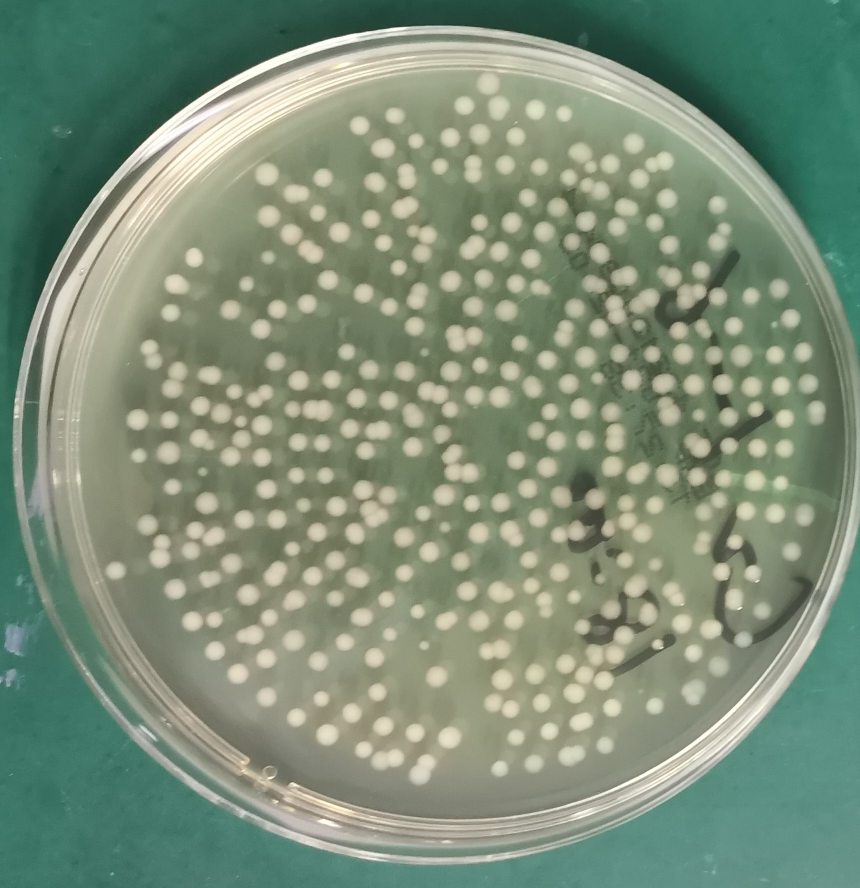
#> input picture projects/bacterial_count/bactaria.jpg, 1720 x 1776 px (shown at 1/2 size)
$ jupyter execute Bacterial_count.ipynb   (older library calls are emulated)
#> lines starting #> are read from the running program, lines starting #| are printed output that depends on the picture; after the words box and inside, x2 and y2 are one past the last pixel; in counts of white or black regions, pixels touching at a corner belong together
[cell 1]
import cv2
import numpy as np
import matplotlib.pyplot as plt
import matplotlib

[cell 2]
import cv2
import numpy as np
import math

image = cv2.imread("bactaria.jpg")
#> image is the input picture: shape (1776, 1720, 3); mean B, G, R 120.8, 142.5, 124.5
original = image.copy()
hsv = cv2.cvtColor(image, cv2.COLOR_BGR2HSV)
#> hsv: shape (1776, 1720, 3); mean H, S, V 48.8, 63.4, 143.1

hsv_lower = np.array([0,40,50])
hsv_upper = np.array([179, 255, 255])
mask = cv2.inRange(hsv, hsv_lower, hsv_upper)
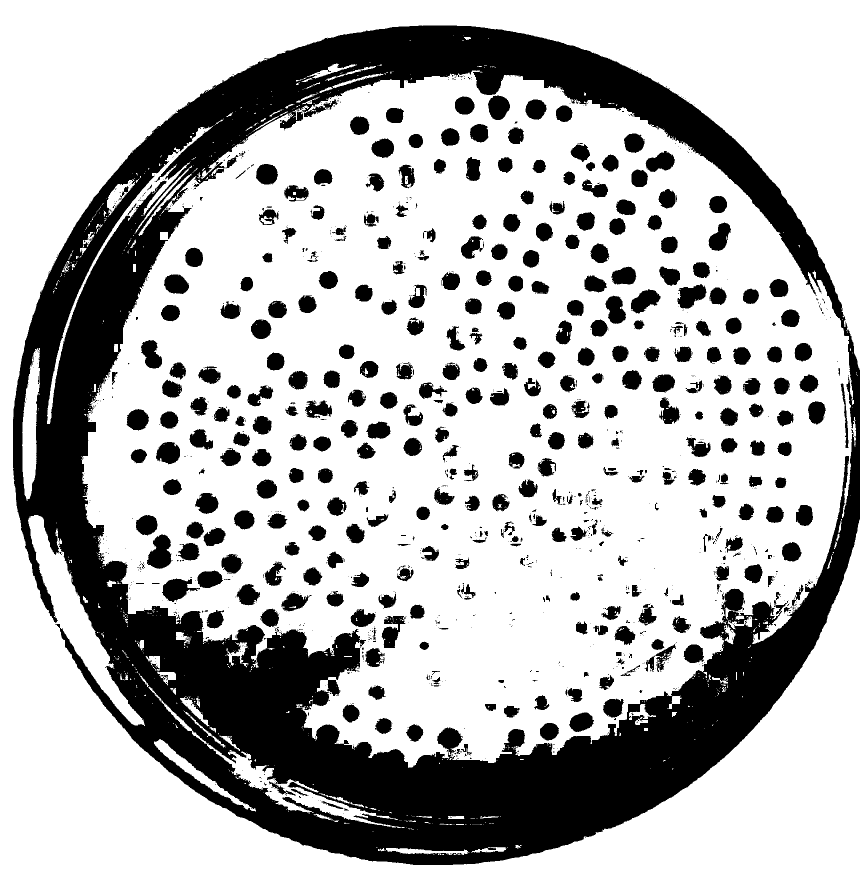
#> mask: shape (1776, 1720) (shown at 1/2 size); 71.9% white; 1356 black regions (970 under 20 px), largest, box (x1, y1, x2, y2) and area: (26, 51, 1720, 1730) 624864, (294, 1069, 343, 1138) 2322, (324, 1157, 400, 1204) 1940
kernel = cv2.getStructuringElement(cv2.MORPH_ELLIPSE, (3,3))
opening = cv2.morphologyEx(mask, cv2.MORPH_OPEN, kernel, iterations=1)
#> opening: shape (1776, 1720); 71.4% white; 921 black regions (559 under 20 px), largest, box (x1, y1, x2, y2) and area: (26, 51, 1720, 1730) 633558, (294, 1069, 346, 1138) 2333, (324, 1157, 400, 1204) 1966
close = cv2.morphologyEx(opening, cv2.MORPH_CLOSE, kernel, iterations=2)
#> close: shape (1776, 1720); 71.9% white; 372 black regions (25 under 20 px)

cnts = cv2.findContours(close, cv2.RETR_EXTERNAL, cv2.CHAIN_APPROX_SIMPLE)
#> cnts = 144 contours, 84 with area under 20; largest, box (x1, y1, x2, y2) and area: (164, 141, 1712, 1535) 1563942, (0, 0, 1720, 1776) 817130, (281, 1352, 781, 1654) 11156, (94, 254, 423, 848) 7540, (44, 697, 80, 999) 6356
cnts = cnts[0] if len(cnts) == 2 else cnts[1]

minimum_area = 200
average_cell_area = 650
connected_cell_area = 1000
cells = 0
for c in cnts:
    area = cv2.contourArea(c)
    if area > minimum_area:
        cv2.drawContours(original, [c], -1, (36,255,12), 2)
        if area > connected_cell_area:
            cells += math.ceil(area / average_cell_area)
        else:
            cells += 1
#> this loop made 144 passes
#> (area, cells) on passes 3, 4, 26, 34, 40, 46, 54, 61: (929, 1), (276.5, 2), (3223, 7), (297.5, 8), (717, 9), (11156, 27), (784, 28), (541.5, 29)
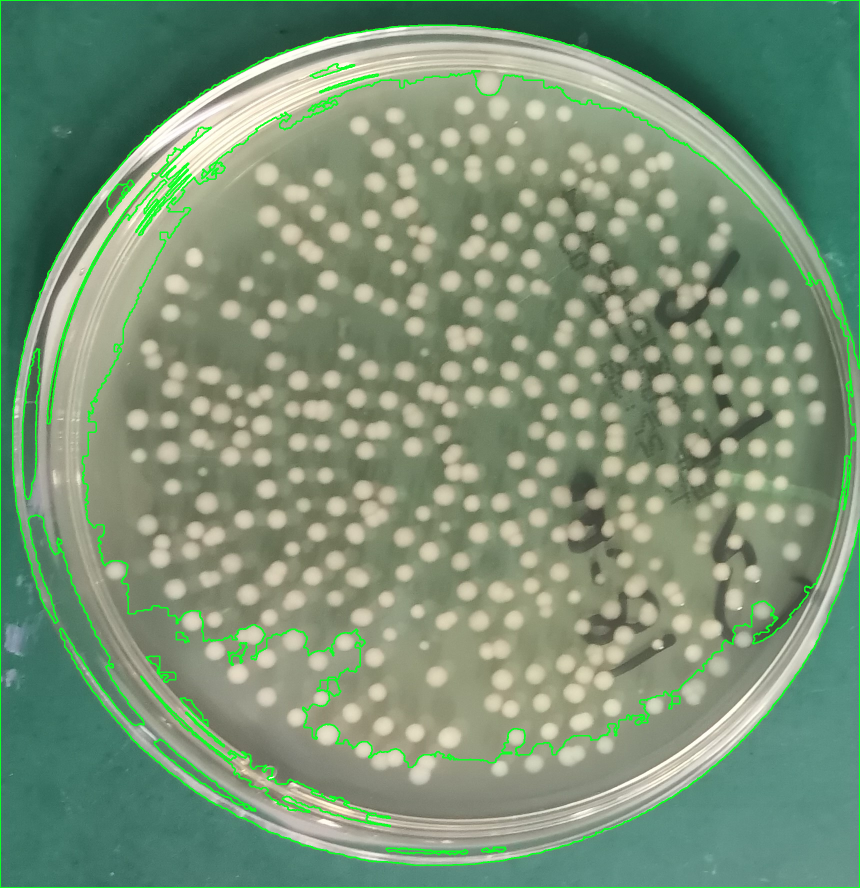
#> original: shape (1776, 1720, 3) (shown at 1/2 size); 2.89% of pixels changed, all inside (x1, y1, x2, y2) = (0, 0, 1720, 1776)
#> after the loop, cells = 3722
print('Cells: {}'.format(cells))
#| Cells: 3722
# cv2.imshow('close', close)
# cv2.imshow('original', original)
# cv2.waitKey(0)
plt.imshow(close)

[cell 3]
import cv2
import numpy as np
import math

image = cv2.imread("img.jpg")
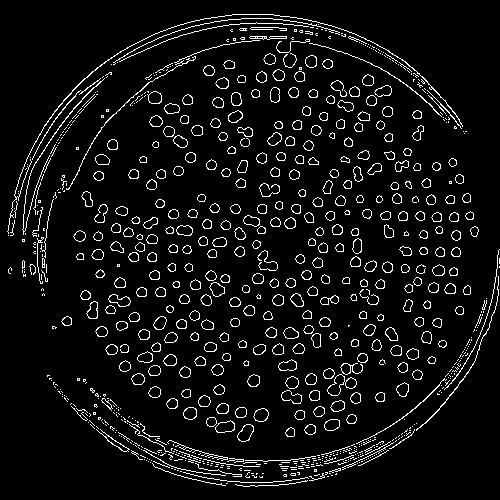
#> input picture projects/bacterial_count/img.jpg, 500 x 500 px
#> image is the input picture: shape (500, 500, 3); min 0, max 255, mean 17.2
original = image.copy()
hsv = cv2.cvtColor(image, cv2.COLOR_BGR2HSV)
#> hsv: shape (500, 500, 3); mean H, S, V 0, 0, 17.2

hsv_lower = np.array([156,60,0])
hsv_upper = np.array([179,115,255])
mask = cv2.inRange(hsv, hsv_lower, hsv_upper)
#> mask: shape (500, 500); every value is 0
kernel = cv2.getStructuringElement(cv2.MORPH_ELLIPSE, (3,3))
#> kernel = [[0, 1, 0], [1, 1, 1], [0, 1, 0]]
opening = cv2.morphologyEx(mask, cv2.MORPH_OPEN, kernel, iterations=1)
close = cv2.morphologyEx(opening, cv2.MORPH_CLOSE, kernel, iterations=2)

cnts = cv2.findContours(close, cv2.RETR_EXTERNAL, cv2.CHAIN_APPROX_SIMPLE)
#> cnts = 0 contours
cnts = cnts[0] if len(cnts) == 2 else cnts[1]
#> cnts = []

minimum_area = 200
average_cell_area = 650
connected_cell_area = 1000
cells = 0
for c in cnts:
    area = cv2.contourArea(c)
    if area > minimum_area:
        cv2.drawContours(original, [c], -1, (36,255,12), 2)
        if area > connected_cell_area:
            cells += math.ceil(area / average_cell_area)
        else:
            cells += 1
#> this loop made 0 passes
#> after the loop, cells = 0
print('Cells: {}'.format(cells))
#| Cells: 0
cv2.imshow('close', close)
cv2.imshow('Mask', mask)

cv2.imshow('original', original)
cv2.waitKey(0)
cv2.destroyAllWindows()

[cell 4]
import numpy as np
import cv2
from matplotlib import pyplot as plt
from skimage.morphology import extrema
from skimage.morphology import watershed as skwater

def ShowImage(title,img,ctype):
#> called with title = 'Original', ctype = 'bgr'
  if ctype=='bgr':
    b,g,r = cv2.split(img)       # get b,g,r
    rgb_img = cv2.merge([r,g,b])     # switch it to rgb
    plt.imshow(rgb_img)
  elif ctype=='hsv':
    rgb = cv2.cvtColor(img,cv2.COLOR_HSV2RGB)
    plt.imshow(rgb)
  elif ctype=='gray':
    plt.imshow(img,cmap='gray')
  elif ctype=='rgb':
    plt.imshow(img)
  else:
    raise Exception("Unknown colour type")
  plt.title(title)
  plt.show()

[cell 5]
#Read in image
img         = cv2.imread('bactaria.jpg')
ShowImage('Original',img,'bgr')

[cell 6]
#Convert to a single, grayscale channel
gray        = cv2.cvtColor(img,cv2.COLOR_BGR2GRAY)
#Threshold the image to binary using Otsu's method
ret, thresh = cv2.threshold(gray,0,255,cv2.THRESH_BINARY_INV+cv2.THRESH_OTSU)
#> thresh: shape (1776, 1720); 66.9% white; 1556 black regions (1276 under 20 px), largest, box (x1, y1, x2, y2) and area: (26, 51, 1720, 1730) 475419, (405, 1133, 1336, 1572) 196901, (1203, 990, 1444, 1326) 17831
#> ret = 145
ShowImage('Grayscale',gray,'gray')
ShowImage('Applying Otsu',thresh,'gray')

[cell 7]
#Make a histogram of the intensities in the grayscale image
plt.hist(gray.ravel(),256)
plt.show()

[cell 8]
cell_hsvmin  = (0, 40, 50)  #Lower end of the HSV range defining the nuclei
cell_hsvmax  = (179, 255, 255) #Upper end of the HSV range defining the nuclei
# (hMin = 0 , sMin = 0, vMin = 0), (hMax = 179 , sMax = 255, vMax = 255)
#Transform image to HSV color space
hsv          = cv2.cvtColor(img,cv2.COLOR_BGR2HSV)
#Threshold based on HSV values
color_thresh = cv2.inRange(hsv, cell_hsvmin, cell_hsvmax)
ShowImage('Color Threshold',color_thresh,'gray')

masked = cv2.bitwise_and(img,img, mask=color_thresh)
ShowImage('Color Threshold Maksed',masked,'bgr')
#> in ShowImage (call 5), `b,g,r = cv2.split(img)`:
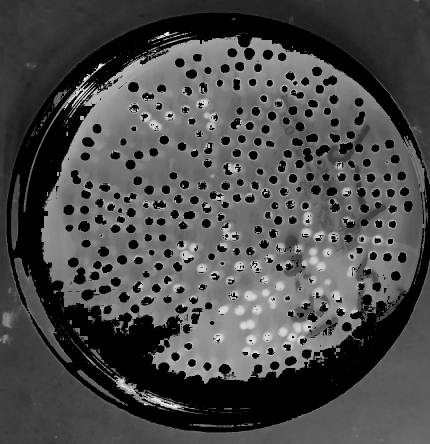
#> r: shape (1776, 1720) (shown at 1/4 size); min 0, max 255, mean 75.6

[cell 9]
#Convert pixel space to an array of triplets. These are vectors in 3-space.
Z = hsv.reshape((-1,3))
#Convert to floating point
Z = np.float32(Z)
#Define the K-means criteria, these are not too important
criteria = (cv2.TERM_CRITERIA_EPS + cv2.TERM_CRITERIA_MAX_ITER, 10, 1.0)
#> criteria = (3, 10, 1)
#Define the number of clusters to find
K = 4
#Perform the k-means transformation. What we get back are:
#*Centers: The coordinates at the center of each 3-space cluster
#*Labels: Numeric labels for each cluster
#*Ret: A return code indicating whether the algorithm converged, &c.
ret,label,center = cv2.kmeans(Z,K,None,criteria,10,cv2.KMEANS_RANDOM_CENTERS)
#> ret = 1.48e+09; center = [[82.33, 94.15, 135.7], [80.27, 133, 102.2], [30.31, 32.74, 193], [40.17, 48.56, 134.4]]

#Produce an image using only the center colours of the clusters
center = np.uint8(center)
#> center = [[82, 94, 135], [80, 133, 102], [30, 32, 193], [40, 48, 134]]
khsv   = center[label.flatten()]
khsv   = khsv.reshape((img.shape))
ShowImage('K-means',khsv,'hsv')

#Reshape labels for masking
label = label.reshape(img.shape[0:2])
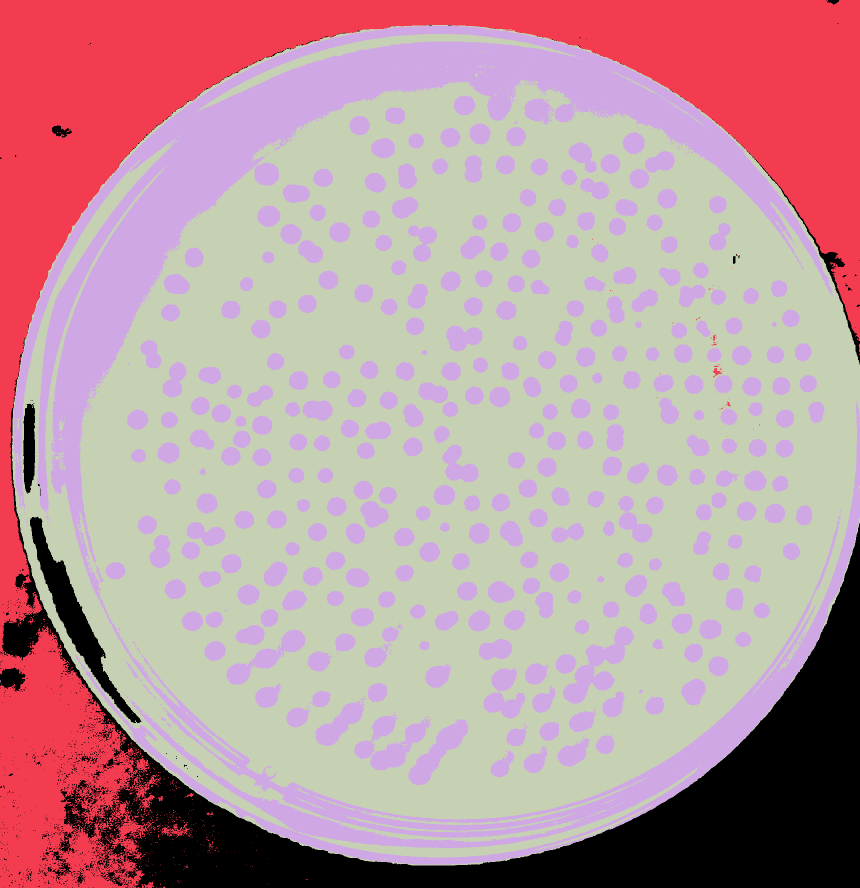
#> label: shape (1776, 1720) int32 (shown at 1/2 size); 4 distinct labels, from 0 to 3; one colour per label, 0 black
ShowImage('K-means Labels',label,'gray')

[cell 10]
#(Distance,Label) pairs
nucleus_colour = np.array([139, 106, 192])
cell_colour    = np.array([130, 41,  207])
nuclei_label  = (np.inf,-1)
cell_label    = (np.inf,-1)
for l,c in enumerate(center):
  print(l,c)
  dist_nuc = np.sum(np.square(c-nucleus_colour)) #Euclidean distance between colours
  if dist_nuc<nuclei_label[0]:
        nuclei_label=(dist_nuc,l)
  dist_cell = np.sum(np.square(c-cell_colour)) #Euclidean distance between colours
  if dist_cell<cell_label[0]:
        cell_label=(dist_cell,l)
#> this loop made 4 passes
#> (c, dist_nuc, nuclei_label, dist_cell, cell_label) on pass 1: ([82, 94, 135], 6642, (6642, 0), 10297, (10297, 0))
#> (printed output is left out)
nuclei_label = nuclei_label[1]
#> nuclei_label = 0
cell_label   = cell_label[1]
#> cell_label = 2
print("Nuclei label={0}, cell label={1}".format(nuclei_label,cell_label))
#| Nuclei label=0, cell label=2

[cell 11]
#Multiply by 1 to keep image in an integer format suitable for OpenCV
thresh = cv2.bitwise_or(1*(label==nuclei_label),1*(label==cell_label))
#> thresh: shape (1776, 1720) int32; values 0 (black) and 1 (white), 33.9% white; 2121 white regions (1738 under 20 px), largest, box (x1, y1, x2, y2) and area: (4, 51, 1720, 1776) 625797, (60, 1033, 282, 1446) 15148, (1126, 1253, 1269, 1407) 7955
thresh = np.uint8(thresh)
ShowImage('Binary',thresh,'gray')

[cell 12]
#Remove noise by eliminating single-pixel patches
kernel  = np.ones((3,3),np.uint8)
opening = cv2.morphologyEx(thresh,cv2.MORPH_OPEN, kernel, iterations = 2)
#> opening: shape (1776, 1720); values 0 (black) and 1 (white), 32.6% white; 433 white regions, largest, box (x1, y1, x2, y2) and area: (198, 817, 1720, 1776) 341634, (27, 51, 1663, 1194) 245055, (60, 1035, 281, 1446) 15045
ShowImage('Opening',opening,'gray')

[cell 13]
edges= cv2.Canny(opening, 50,200)
#> edges: shape (1776, 1720); every value is 0
contours, hierarchy= cv2.findContours(edges.copy(), cv2.RETR_EXTERNAL, cv2.CHAIN_APPROX_NONE)
#> contours = []

number_of_objects_in_image= len(contours)
#> number_of_objects_in_image = 0

print ("The number of objects in this image: ", str(number_of_objects_in_image))
#| The number of objects in this image:  0

[cell 14]
import cv2


image= cv2.imread('/home/ali/Desktop/python_chilla/Python_Chilla/projects/bacterial_count/bactaria.jpg')

# [9 lines of commented-out code are left out]

gray = cv2.cvtColor(image, cv2.COLOR_BGR2GRAY)
plt.imshow(gray, cmap='gray')

[cell 15]
blur = cv2.GaussianBlur(gray, (11, 11), 0)
plt.imshow(blur, cmap='gray')

[cell 16]
canny = cv2.Canny(blur, 20, 10, 10)
#> canny: shape (1776, 1720); 4% white in thin lines or dots
plt.imshow(canny, cmap='gray')

[cell 17]
dilated = cv2.dilate(blur, (1, 1), iterations=0)
plt.imshow(dilated, cmap='gray')

[cell 18]
(cnt, hierarchy) = cv2.findContours(
    dilated.copy(), cv2.RETR_EXTERNAL, cv2.CHAIN_APPROX_NONE)
#> cnt = 1 contour; box (x1, y1, x2, y2) and area: (0, 0, 1720, 1776) 3051225
rgb = cv2.cvtColor(image, cv2.COLOR_BGR2RGB)
cv2.drawContours(rgb, cnt, -1, (0, 255, 0), 2)
#> rgb: shape (1776, 1720, 3); mean R, G, B 124.2, 143.1, 120.4

plt.imshow(rgb)

[cell 19]
print("coins in the image : ", len(cnt))
#| coins in the image :  1

[cell 20]
# Import libraries
import cv2
import numpy as np
import matplotlib.pyplot as plt

image = cv2.imread('/home/ali/Desktop/python_chilla/Python_Chilla/projects/bacterial_count/bactaria.jpg')
gray = cv2.cvtColor(image, cv2.COLOR_BGR2GRAY)

blur = cv2.GaussianBlur(gray, (11, 11), 0)
canny = cv2.Canny(blur, 30, 150, 3)
#> canny: shape (1776, 1720); 0.75% white in thin lines or dots
dilated = cv2.dilate(canny, (1, 1), iterations=0)

(cnt, hierarchy) = cv2.findContours(
    dilated.copy(), cv2.RETR_EXTERNAL, cv2.CHAIN_APPROX_NONE)
#> cnt = 52 contours, 22 with area under 20; largest, box (x1, y1, x2, y2) and area: (1368, 866, 1422, 916) 1817, (1336, 643, 1378, 679) 976, (25, 51, 1578, 1156) 565, (568, 522, 1691, 1639) 370, (280, 1455, 1494, 1716) 312
rgb = cv2.cvtColor(image, cv2.COLOR_BGR2RGB)
cv2.drawContours(rgb, cnt, -1, (0, 255, 0), 2)
#> rgb: shape (1776, 1720, 3); mean R, G, B 120.7, 144.7, 117.3


print("coins in the image : ", len(cnt))
#| coins in the image :  52

[cell 21]
#Identify areas which are surely foreground
fraction_foreground = 5.05
dist         = cv2.distanceTransform(opening,cv2.DIST_L2,5)
ret, sure_fg = cv2.threshold(dist,fraction_foreground*dist.max(),255,0)
#> sure_fg: shape (1776, 1720) float32; every value is 0
#> ret = 1873.4
ShowImage('Distance',dist,'gray')
ShowImage('Surely Foreground',sure_fg,'gray')

[cell 22]
#Identify areas which are surely foreground
h_fraction = 0.1
dist     = cv2.distanceTransform(opening,cv2.DIST_L2,5)
maxima   = extrema.h_maxima(dist, h_fraction*dist.max())
#> maxima: shape (1776, 1720); values 0 (black) and 1 (white), 0% white in thin lines or dots, all inside (x1, y1, x2, y2) = (437, 285, 1720, 1776)
print("Peaks found: {0}".format(np.sum(maxima)))
#| Peaks found: 2
#Dilate the maxima so we can see them
maxima   = cv2.dilate(maxima, kernel, iterations=2)
#> maxima: shape (1776, 1720); values 0 (black) and 1 (white), 0% white; 2 white regions (1 under 20 px), largest, box (x1, y1, x2, y2) and area: (435, 283, 440, 288) 25
ShowImage('Distance',dist,'gray')
ShowImage('Surely Foreground',maxima,'gray')

[cell 23]
# Finding unknown region
unknown = cv2.subtract(opening,maxima)
#> unknown: shape (1776, 1720); values 0 (black) and 1 (white), 32.6% white; 433 white regions, largest, box (x1, y1, x2, y2) and area: (198, 817, 1720, 1776) 341625, (27, 51, 1663, 1194) 245030, (60, 1035, 281, 1446) 15045
ShowImage('Unknown',unknown,'gray')

[cell 24]
# Marker labelling
ret, markers = cv2.connectedComponents(maxima)
#> markers: shape (1776, 1720) int32; 3 distinct labels, from 0 to 2
#> ret = 3
ShowImage('Connected Components',markers,'rgb')

# Add one to all labels so that sure background is not 0, but 1
markers = markers+1
#> markers: shape (1776, 1720) int32; 3 distinct labels, from 1 to 3

# Now, mark the region of unknown with zero
markers[unknown==np.max(unknown)] = 0
#> markers: shape (1776, 1720) int32; 4 distinct labels, from 0 to 3

ShowImage('markers',markers,'rgb')

dist    = cv2.distanceTransform(opening,cv2.DIST_L2,5)
markers = skwater(-dist,markers,watershed_line=True)
#> markers: shape (1776, 1720) int32; 4 distinct labels, from 0 to 3

ShowImage('Watershed',markers,'rgb')
imgout = img.copy()
imgout[markers == 0] = [0,0,255] #Label the watershed_line
#> imgout: shape (1776, 1720, 3); 0.87% of pixels changed, all inside (x1, y1, x2, y2) = (27, 51, 1720, 1776)

ShowImage('img',imgout,'bgr')
#> in ShowImage (call 18), `b,g,r = cv2.split(img)`:
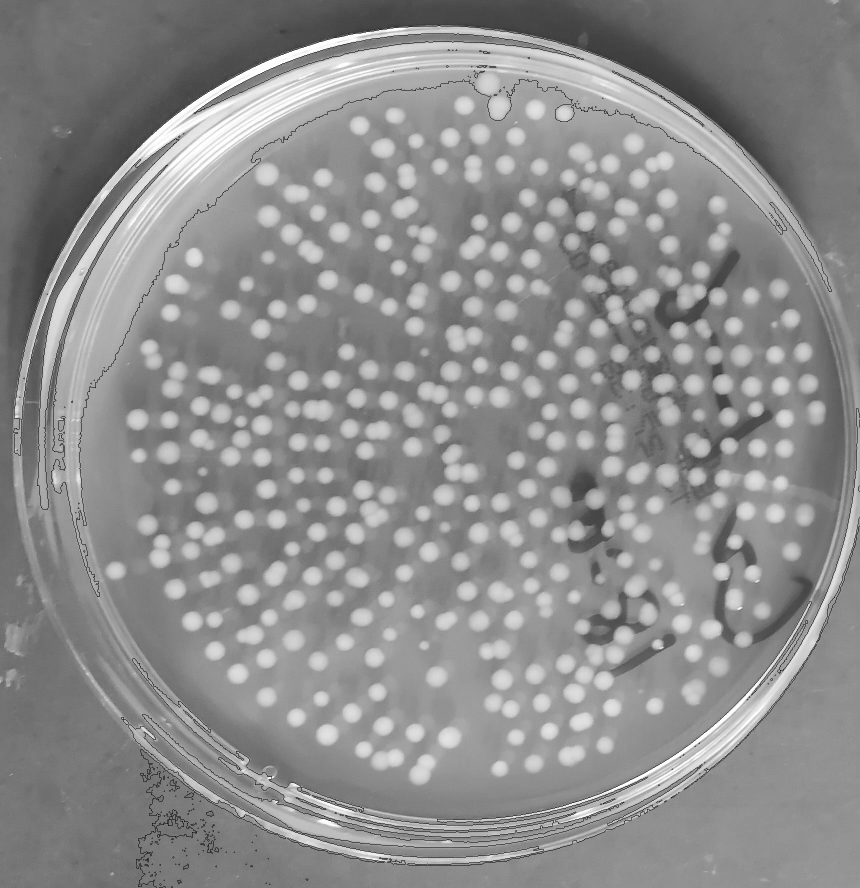
#> g: shape (1776, 1720) (shown at 1/2 size); min 0, max 255, mean 141

[cell 25]
import cv2
import numpy as np

def nothing(x):
    pass

# Load image
image = cv2.imread('/home/ali/Desktop/python_chilla/Python_Chilla/projects/bacterial_count/bactaria.jpg')

# Create a window
cv2.namedWindow('image')

# Create trackbars for color change
# Hue is from 0-179 for Opencv
cv2.createTrackbar('HMin', 'image', 0, 179, nothing)
cv2.createTrackbar('SMin', 'image', 0, 255, nothing)
cv2.createTrackbar('VMin', 'image', 0, 255, nothing)
cv2.createTrackbar('HMax', 'image', 0, 179, nothing)
cv2.createTrackbar('SMax', 'image', 0, 255, nothing)
cv2.createTrackbar('VMax', 'image', 0, 255, nothing)

# Set default value for Max HSV trackbars
cv2.setTrackbarPos('HMax', 'image', 179)
cv2.setTrackbarPos('SMax', 'image', 255)
cv2.setTrackbarPos('VMax', 'image', 255)

# Initialize HSV min/max values
hMin = sMin = vMin = hMax = sMax = vMax = 0
phMin = psMin = pvMin = phMax = psMax = pvMax = 0

while(1):
    # Get current positions of all trackbars
    hMin = cv2.getTrackbarPos('HMin', 'image')
#> hMin = 0
    sMin = cv2.getTrackbarPos('SMin', 'image')
#> sMin = 0
    vMin = cv2.getTrackbarPos('VMin', 'image')
#> vMin = 0
    hMax = cv2.getTrackbarPos('HMax', 'image')
#> hMax = 179
    sMax = cv2.getTrackbarPos('SMax', 'image')
#> sMax = 255
    vMax = cv2.getTrackbarPos('VMax', 'image')
#> vMax = 255

    # Set minimum and maximum HSV values to display
    lower = np.array([hMin, sMin, vMin])
#> lower = [0, 0, 0]
    upper = np.array([hMax, sMax, vMax])
#> upper = [179, 255, 255]

    # Convert to HSV format and color threshold
    hsv = cv2.cvtColor(image, cv2.COLOR_BGR2HSV)
    mask = cv2.inRange(hsv, lower, upper)
#> mask: shape (1776, 1720); every value is 255
    result = cv2.bitwise_and(image, image, mask=mask)

    # Print if there is a change in HSV value
    if((phMin != hMin) | (psMin != sMin) | (pvMin != vMin) | (phMax != hMax) | (psMax != sMax) | (pvMax != vMax) ):
        print("(hMin = %d , sMin = %d, vMin = %d), (hMax = %d , sMax = %d, vMax = %d)" % (hMin , sMin , vMin, hMax, sMax , vMax))
#| (hMin = 0 , sMin = 0, vMin = 0), (hMax = 179 , sMax = 255, vMax = 255)
        phMin = hMin
#> phMin = 0
        psMin = sMin
#> psMin = 0
        pvMin = vMin
#> pvMin = 0
        phMax = hMax
#> phMax = 179
        psMax = sMax
#> psMax = 255
        pvMax = vMax
#> pvMax = 255

    # Display result image
    cv2.imshow('image', result)
    if cv2.waitKey(10) & 0xFF == ord('q'):
#> (key q is pressed here)
        break

cv2.destroyAllWindows()
